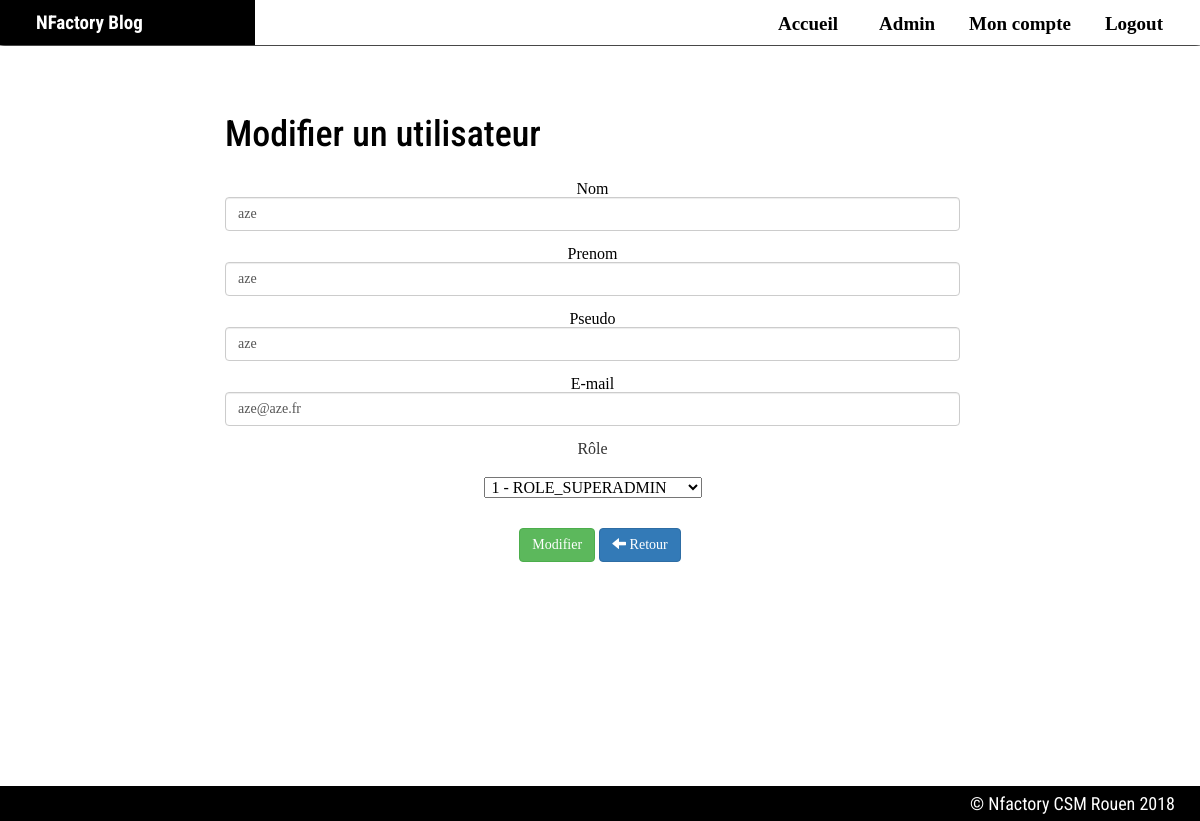
Screenshot of /index.php?page=update_user&id=65 (signed in) with the database file from the repository.
### tables this page shows
CREATE TABLE `t_users` (
  `ID_USER` int(11) NOT NULL,
  `USERNAME` varchar(45) NOT NULL,
  `USERFNAME` varchar(45) DEFAULT NULL,
  `PSEUDO` varchar(255) NOT NULL,
  `USERMAIL` varchar(255) NOT NULL,
  `USERPASSWORD` char(40) NOT NULL,
  `USERDATEINS` datetime DEFAULT NULL,
  `T_ROLES_ID_ROLE` int(11) NOT NULL
);

### include/forms/formUpdateUser.php (the view, shortened to what this page needs)
<div class="pc row">
    <div class="col-sm-8 col-sm-push-2">
        <h1><strong>Modifier un utilisateur</strong></h1>
        <br>
        <form class="form" action="#" role="form" method="post">
            <div class="form-group">
                <label for="name">Nom
                    <input style="width: 100%;" type="text" class="form-control" id="name" name="name" value="<?php echo $name;?>">
            </div>
            <div class="form-group">
                <label for="prenom">Prenom
                    <input type="text" class="form-control" id="prenom" name="prenom" placeholder="prenom" value="<?php echo $firstname;?>">
            </div>
            <div class="form-group">
                <label for="pseudo">Pseudo
                    <input type="text" class="form-control" id="pseudo" name="pseudo" placeholder="pseudo" value="<?php echo $pseudo;?>">
            </div>
            <div class="form-group">
                <label for="prenom">E-mail
                    <input type="mail" class="form-control" id="mail" name="mail" placeholder="mail" value="<?php echo $mail;?>">
            </div>
            <div class="form-group">
                <fieldset>
                    <legend>Rôle</legend>
                    <select name = "role" class="form-group">
                        <?php
                        $db  = Database::connect();
                        $req = $db-> query('SELECT * FROM T_roles');
                        while ($option = $req -> fetch()){
                            $select = '<option value="'. $option['ID_ROLE'].'">'. $option['ID_ROLE'].' - '. $option['ROLEDESI'].' </option>';
                            echo $select;
                        }
                        ?>
                    </select>
                </fieldset>
            </div>
            <div class="form-actions">
                <input type="submit" name ="updateUser" class="btn btn-success" value="Modifier">
                <a class="btn btn-primary" href="index.php"><div class="glyphicon glyphicon-arrow-left"></div> Retour</a>
            </div>
        </form>
    </div>
</div>

### assets/css/screen.css (style rules this page uses)
body { background: #fff !important; }
h1, h2 ,h3,h4,h5,h6,p { text-align: left; font-family: 'Roboto Condensed', Arial, sans-serif; color: #000000; }
label:first-child, label:nth-child(2) { color: black; width: 100% ; }
.form-group { color: #000; text-align: center; padding-right: 15px; }
fieldset legend { padding-bottom: 20px; }
.form-actions { text-align: center; }
input { padding: 5px 25px; }

### rows the page displays
t_users: name "aze", prenom "aze", pseudo "aze", mail "aze@aze.fr"

### other values shown
form field role "1 - ROLE_SUPERADMIN"
